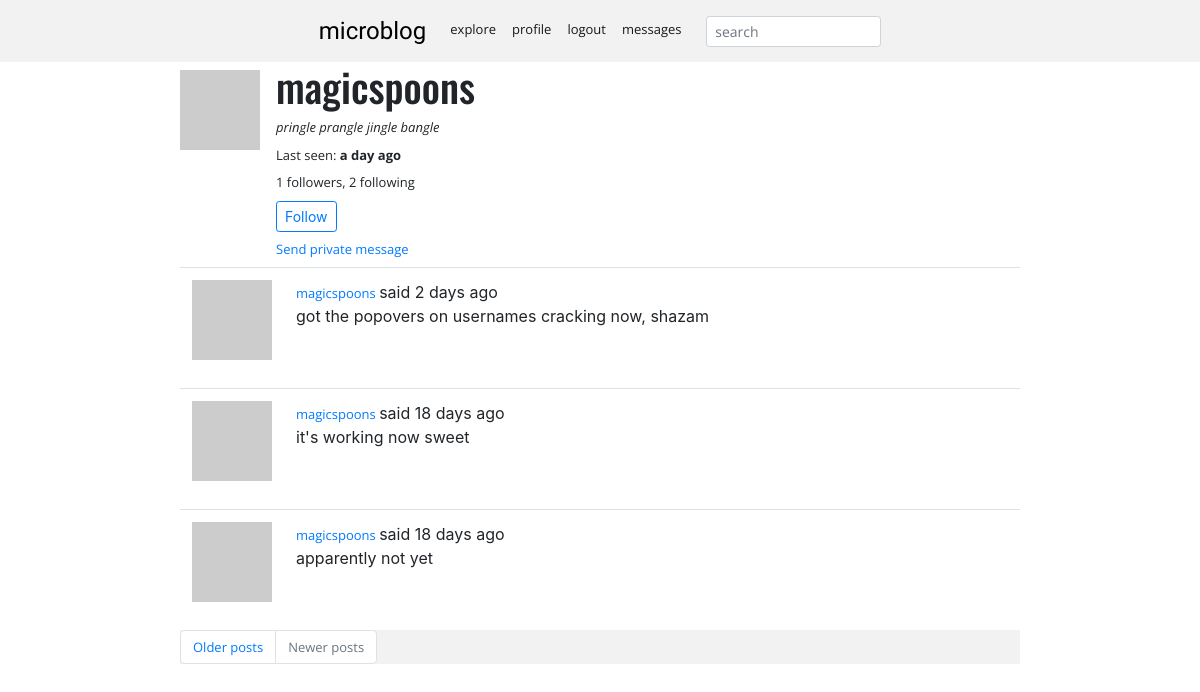
The app's page /user/magicspoons (signed in), older data.
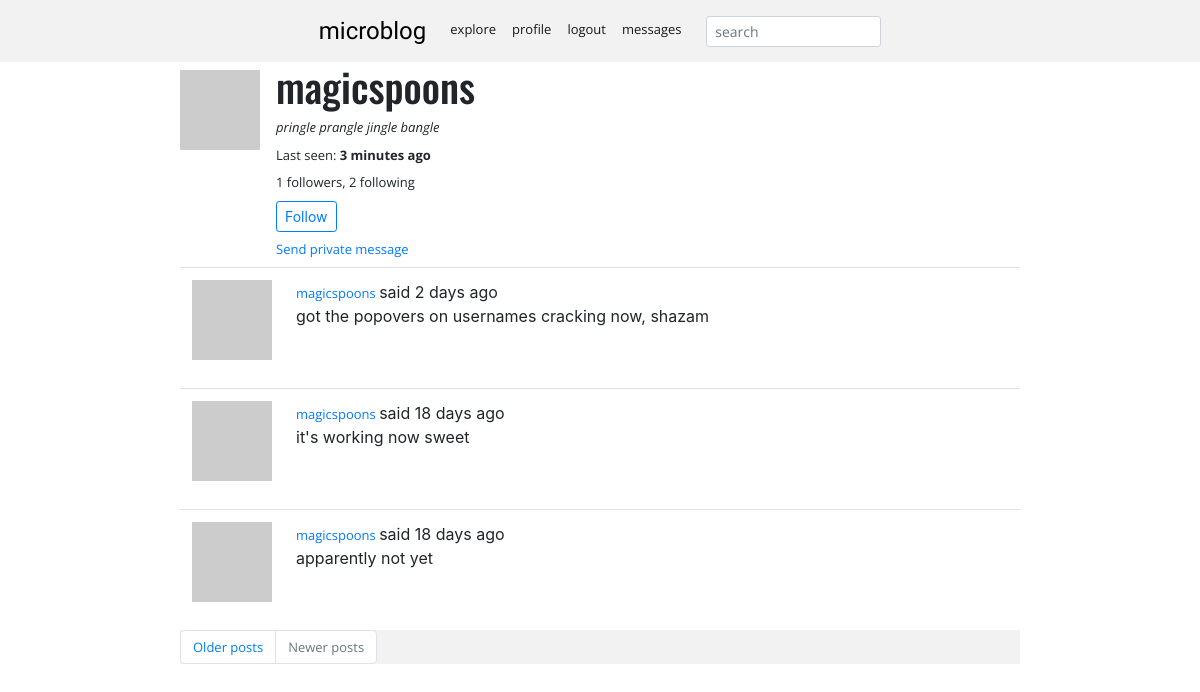
The same page, newer data.
### app/models.py (models this page shows, shortened)
class User(UserMixin, db.Model):
    id = db.Column(db.Integer, primary_key=True)
    username = db.Column(db.String(64), index=True, unique=True)
    email = db.Column(db.String(120), index=True, unique=True)
    password_hash = db.Column(db.String(128))
    posts = db.relationship('Post', backref='author', lazy='dynamic')
    about_me = db.Column(db.String(140))
    last_seen = db.Column(db.DateTime, default=datetime.utcnow)
    followed = db.relationship(
        'User', secondary=followers,
        primaryjoin=(followers.c.follower_id == id),
        secondaryjoin=(followers.c.followed_id == id),
        backref=db.backref('followers', lazy='dynamic'), lazy='dynamic')
    messages_sent = db.relationship('Message',
                                    foreign_keys='Message.sender_id',
                                    backref='author', lazy='dynamic')
    messages_received = db.relationship('Message',
                                        foreign_keys='Message.recipient_id',
                                        backref='recipient', lazy='dynamic')
    last_message_read_time = db.Column(db.DateTime)
    notifications = db.relationship('Notification', backref='user', lazy='dynamic')
    tasks = db.relationship('Task', backref='user', lazy='dynamic')
    def avatar(self, size):
        digest = md5(self.email.lower().encode('utf-8')).hexdigest()
        return 'https://www.gravatar.com/avatar/{}?d=identicon&s={}'.format(
            digest, size)
    def is_following(self, user):
        return self.followed.filter(
            followers.c.followed_id == user.id).count() > 0
    def new_messages(self):
        last_read_time = self.last_message_read_time or datetime(1900, 1, 1)
        return Message.query.filter_by(recipient=self).filter(
            Message.timestamp > last_read_time).count()
    def get_tasks_in_progress(self):
        return Task.query.filter_by(user=self, complete=False).all()

class SearchableMixin(object):
    @classmethod
    def before_commit(cls, session):
        session._changes = {
            'add': list(session.new),
            'update': list(session.dirty),
            'delete': list(session.deleted)
        }
    @classmethod
    def after_commit(cls, session):
        for obj in session._changes['add']:
            if isinstance(obj, SearchableMixin):
                add_to_index(obj.__tablename__, obj)
        for obj in session._changes['update']:
            if isinstance(obj, SearchableMixin):
                add_to_index(obj.__tablename__, obj)
        for obj in session._changes['delete']:
            if isinstance(obj, SearchableMixin):
                remove_from_index(obj.__tablename__, obj)
        session._changes = None

class Post(SearchableMixin, db.Model):
    __searchable__ = ['body']
    id = db.Column(db.Integer, primary_key=True)
    body = db.Column(db.String(140))
    timestamp = db.Column(db.DateTime, index=True, default=datetime.utcnow)
    user_id = db.Column(db.Integer, db.ForeignKey('user.id'))
    language = db.Column(db.String(5))

### app/main/routes.py (the view)
@bp.route('/user/<username>')
@login_required
def user(username):
    user = User.query.filter_by(username=username).first_or_404()
    page = request.args.get('page', 1, type=int)
    posts = user.posts.order_by(Post.timestamp.desc()).paginate(
        page, current_app.config['POSTS_PER_PAGE'], False)
    next_url = url_for('main.user', username=user.username,
                       page=posts.next_num) if posts.has_next else None
    prev_url = url_for('main.user', username=user.username,
                       page=posts.prev_num) if posts.has_prev else None
    form = EmptyForm()
    return render_template('user.html', user=user, posts=posts.items,
                           next_url=next_url, prev_url=prev_url, form=form)

### app/main/forms.py
class SearchForm(FlaskForm):
    q = StringField(_l('search'), validators=[DataRequired()])
    def __init__(self, *args, **kwargs):
        if 'formdata' not in kwargs:
            kwargs['formdata'] = request.args
        if 'csrf_enabled' not in kwargs:
            kwargs['csrf_enabled'] = False
        super(SearchForm, self).__init__(*args, **kwargs)

class EmptyForm(FlaskForm):
    submit = SubmitField('Submit')

### app/main/routes.py (called while the page is built)
@bp.before_app_request
def before_request():
    if current_user.is_authenticated:
        current_user.last_seen = datetime.utcnow()
        db.session.commit()
        g.search_form = SearchForm()
    g.locale = str(get_locale())

### app/models.py (called while the page is built)
@login.user_loader
def load_user(id):
    return User.query.get(int(id))

### app/main/templates/user.html (shortened to what this page needs)
{% extends "base.html" %}
{% import "bootstrap/form.html" as wtf %}
{% block app_content %}
    <div class="d-flex flex-row">
            <div class="pt-2 pr-2" ><img src="{{ user.avatar(128) }}"></div>
            <div class="pl-2">
                <h1>{{ user.username }}</h1>
                {% if user.about_me %}
                    <p><em>{{ user.about_me }}</em></p>
                {% endif %}
                {% if user.last_seen %}
                    <p>{{ _('Last seen') }}: <strong>{{ moment(user.last_seen).fromNow() }}</strong></p>
                {% endif %}
                    <p>{{ _('%(count)d followers', count=user.followers.count()) }}, {{ _('%(count)d following', count=user.followed.count()) }}</p>
                    {% if user == current_user %}
                <a href="{{ url_for('main.edit_profile') }}">{{ _('Edit your profile') }}</a>
                {% if not current_user.get_task_in_progress('export_posts') %}
                <p>
                    <a href="{{ url_for('main.export_posts') }}">
                        {{ _('Export your posts') }}
                    </a>
                </p>
                {% endif %}
                {% elif not current_user.is_following(user) %}
                <p>
                    <form action="{{ url_for('main.follow', username=user.username) }}" method="post">
                        {{ form.submit(value=_('Follow'), class="btn btn-outline-primary btn-sm") }}
                    </form>
                </p>
                {% endif %}
                {% if user != current_user %}
                <p>
                    <a href="{{ url_for('main.send_message',
                                        recipient=user.username) }}">
                        {{ _('Send private message') }}
                    </a>
                </p>
                {% endif %}
            </div>
    </div>
    {% for post in posts %}
        {% include '_post.html' %}
    {% endfor %}
    <nav aria-label="...">
        <ul class="pagination">
            <li class="page-item{% if not next_url %} disabled{% endif %}">
                <a class="page-link" href="{{ next_url or '#' }}">
                    {{ _('Older posts') }}
                </a>
            </li>
            <li class="page-item{% if not prev_url %} disabled{% endif %}">
                <a class="page-link" href="{{ prev_url or '#' }}">
                    {{ _('Newer posts') }}
                </a>
            </li>
        </ul>
    </nav>
{% endblock %}

### app/main/templates/base.html (shortened to what this page needs)
{% extends "bootstrap.html" %}
{% block navbar %}
    <nav class="navbar fixed-top navbar-expand navbar-light">
        <div class="mx-auto d-flex d-block flex-nowrap">
            <a class="navbar-brand pagetitle" href="{{ url_for('main.index') }}">microblog</a>
            <div id="navbarNavDropdown">
                <ul class="navbar-nav opensans pt-1">
                    <li class="nav-item active">
                        <a class="nav-link" href="{{ url_for('main.explore') }}">{{ _('explore') }}</a>
                    </li>
                    <li class="nav-item active">
                    {% if current_user.is_anonymous %}
                        <a class="nav-link" href="{{ url_for('auth.login') }}">{{ _('login') }}</a>
                    {% else %}
                        <a class="nav-link" href="{{ url_for('main.user', username=current_user.username) }}">{{ _('profile') }}</a></li>
                    <li class="nav-item active"><a class="nav-link" href="{{ url_for('auth.logout') }}">{{ _('logout') }}</a>
                    {% endif %}
                    </li>
                    {% if current_user.is_anonymous %}
                    {% else %}
                    <li class="nav-item active">
                        <a class="nav-link" href="{{ url_for('main.messages') }}">
                            {{ _('messages') }}
                            {% set new_messages = current_user.new_messages() %}
                        </a>
                    </li>
                    {% endif %}
                    {% if g.search_form %}
                    <form class="form-inline" method="get"
                            action="{{ url_for('main.search') }}">
                        <div class="form-group m-0">
                            {{ g.search_form.q(size=20, class='form-control form-control-sm mt-1',
                            placeholder=g.search_form.q.label.text) }}
                        </div>
                    </form>
                    {% endif %}
                </ul>
            </div>
        </div>
    </nav>
{% endblock %}
{% block content %}
    <div class="container-fluid maxWidth">
    <div class="container-fluid maxWidth">
        {% block app_content %}{% endblock %}
    </div>
{% endblock %}

### app/main/templates/bootstrap.html (shortened to what this page needs)
<!doctype html>
<html lang="en">
    <head>
        {{ bootstrap.load_css() }}
        <link href="{{ url_for('static', filename='styles.css') }}" rel="stylesheet">
    </head>
    <body>
        <div class="container-fluid maxWidth px-0">
        {% block navbar %}{% endblock %}
        </div>
        {% block content %}{% endblock %}
    </body>
</html>

### app/main/templates/_post.html (shortened to what this page needs)
<table class="table table-hover">
        <tr>
            <td width="70px">
                <a href="{{ url_for('main.user', username=post.author.username) }}">
                    <img src="{{ post.author.avatar(70) }}" />
                </a>
            </td>
            <td>
                {{ _('%(username)s said %(when)s',
                    username=user_link, when=moment(post.timestamp).fromNow()) }}
                <br>
                <span id="post{{ post.id }}">{{ post.body }}</span>
            </td>
        </tr>
    </table>

### app/static/styles.css (style rules this page uses)
body { padding-top:62px; }
.pagetitle { font-family: Nova Cut; font-size: 18pt; }
p { margin-bottom: 8px; }
.opensans, a, li, p { font-family: Open Sans; font-size: small; }
a { word-wrap: break-word; }
.oswald, h3, h1, h5 { font-family: Oswald; }
.maxWidth { max-width: 900px; }
nav { background-color: #f2f2f2; }
.pagetitle:link { color: #000000; text-decoration: none; }

Row changes from the older to the newer data that the page shows:
changed User "magicspoons": last_seen "a day ago" → "3 minutes ago"
